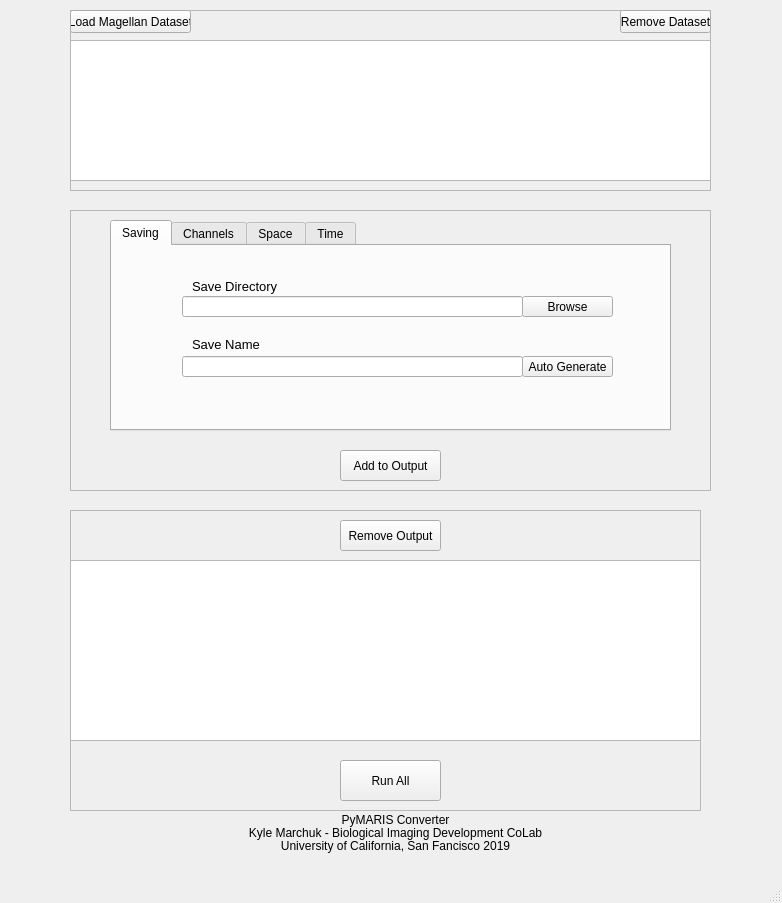
<?xml version="1.0" encoding="UTF-8"?>
<ui version="4.0">
 <class>MainWindow</class>
 <widget class="QMainWindow" name="MainWindow">
  <property name="geometry">
   <rect>
    <x>0</x>
    <y>0</y>
    <width>782</width>
    <height>903</height>
   </rect>
  </property>
  <property name="windowTitle">
   <string>MainWindow</string>
  </property>
  <widget class="QWidget" name="centralwidget">
   <widget class="QFrame" name="data_sets_frame">
    <property name="geometry">
     <rect>
      <x>70</x>
      <y>10</y>
      <width>641</width>
      <height>181</height>
     </rect>
    </property>
    <property name="frameShape">
     <enum>QFrame::StyledPanel</enum>
    </property>
    <property name="frameShadow">
     <enum>QFrame::Raised</enum>
    </property>
    <widget class="QPushButton" name="load_magellan_pushButton">
     <property name="geometry">
      <rect>
       <x>0</x>
       <y>0</y>
       <width>121</width>
       <height>23</height>
      </rect>
     </property>
     <property name="text">
      <string>Load Magellan Dataset</string>
     </property>
    </widget>
    <widget class="QPushButton" name="remove_pushButton">
     <property name="geometry">
      <rect>
       <x>550</x>
       <y>0</y>
       <width>91</width>
       <height>23</height>
      </rect>
     </property>
     <property name="text">
      <string>Remove Dataset</string>
     </property>
    </widget>
    <widget class="QListWidget" name="magellan_dataset_listWidget">
     <property name="geometry">
      <rect>
       <x>0</x>
       <y>30</y>
       <width>641</width>
       <height>141</height>
      </rect>
     </property>
    </widget>
   </widget>
   <widget class="QFrame" name="subset_frame">
    <property name="geometry">
     <rect>
      <x>70</x>
      <y>210</y>
      <width>641</width>
      <height>281</height>
     </rect>
    </property>
    <property name="frameShape">
     <enum>QFrame::StyledPanel</enum>
    </property>
    <property name="frameShadow">
     <enum>QFrame::Raised</enum>
    </property>
    <widget class="QTabWidget" name="subsample_tabWidget">
     <property name="geometry">
      <rect>
       <x>40</x>
       <y>10</y>
       <width>561</width>
       <height>211</height>
      </rect>
     </property>
     <property name="currentIndex">
      <number>0</number>
     </property>
     <widget class="QWidget" name="saving_tab">
      <attribute name="title">
       <string>Saving</string>
      </attribute>
      <widget class="QLineEdit" name="save_directory_lineEdit">
       <property name="geometry">
        <rect>
         <x>70</x>
         <y>50</y>
         <width>341</width>
         <height>21</height>
        </rect>
       </property>
      </widget>
      <widget class="QPushButton" name="browse_pushButton">
       <property name="geometry">
        <rect>
         <x>410</x>
         <y>50</y>
         <width>91</width>
         <height>21</height>
        </rect>
       </property>
       <property name="text">
        <string>Browse</string>
       </property>
      </widget>
      <widget class="QLineEdit" name="save_name_lineEdit">
       <property name="geometry">
        <rect>
         <x>70</x>
         <y>110</y>
         <width>341</width>
         <height>21</height>
        </rect>
       </property>
      </widget>
      <widget class="QPushButton" name="auto_generate_pushButton">
       <property name="geometry">
        <rect>
         <x>410</x>
         <y>110</y>
         <width>91</width>
         <height>21</height>
        </rect>
       </property>
       <property name="text">
        <string>Auto Generate</string>
       </property>
      </widget>
      <widget class="QLabel" name="save_directory_label">
       <property name="geometry">
        <rect>
         <x>80</x>
         <y>30</y>
         <width>91</width>
         <height>21</height>
        </rect>
       </property>
       <property name="font">
        <font>
         <pointsize>10</pointsize>
        </font>
       </property>
       <property name="text">
        <string>Save Directory</string>
       </property>
      </widget>
      <widget class="QLabel" name="save_name_label">
       <property name="geometry">
        <rect>
         <x>80</x>
         <y>90</y>
         <width>71</width>
         <height>16</height>
        </rect>
       </property>
       <property name="font">
        <font>
         <pointsize>10</pointsize>
        </font>
       </property>
       <property name="text">
        <string>Save Name</string>
       </property>
      </widget>
     </widget>
     <widget class="QWidget" name="channel_tab">
      <attribute name="title">
       <string>Channels</string>
      </attribute>
      <widget class="QListWidget" name="included_listWidget">
       <property name="geometry">
        <rect>
         <x>130</x>
         <y>40</y>
         <width>131</width>
         <height>101</height>
        </rect>
       </property>
      </widget>
      <widget class="QListWidget" name="excluded_listWidget">
       <property name="geometry">
        <rect>
         <x>280</x>
         <y>40</y>
         <width>131</width>
         <height>101</height>
        </rect>
       </property>
      </widget>
      <widget class="QLabel" name="included_channels_label">
       <property name="geometry">
        <rect>
         <x>140</x>
         <y>20</y>
         <width>111</width>
         <height>20</height>
        </rect>
       </property>
       <property name="font">
        <font>
         <pointsize>10</pointsize>
        </font>
       </property>
       <property name="text">
        <string>Included Channels</string>
       </property>
      </widget>
      <widget class="QLabel" name="excluded_channels_label">
       <property name="geometry">
        <rect>
         <x>290</x>
         <y>20</y>
         <width>111</width>
         <height>20</height>
        </rect>
       </property>
       <property name="font">
        <font>
         <pointsize>10</pointsize>
        </font>
       </property>
       <property name="text">
        <string>Excluded Channels</string>
       </property>
      </widget>
      <widget class="QPushButton" name="remove_channels_pushButton">
       <property name="geometry">
        <rect>
         <x>160</x>
         <y>140</y>
         <width>75</width>
         <height>23</height>
        </rect>
       </property>
       <property name="text">
        <string>Remove</string>
       </property>
      </widget>
      <widget class="QPushButton" name="add_channels_pushButton">
       <property name="geometry">
        <rect>
         <x>310</x>
         <y>140</y>
         <width>75</width>
         <height>23</height>
        </rect>
       </property>
       <property name="text">
        <string>Add</string>
       </property>
      </widget>
     </widget>
     <widget class="QWidget" name="space_tab">
      <attribute name="title">
       <string>Space</string>
      </attribute>
      <widget class="QLineEdit" name="x_min_lineEdit">
       <property name="geometry">
        <rect>
         <x>20</x>
         <y>60</y>
         <width>71</width>
         <height>20</height>
        </rect>
       </property>
      </widget>
      <widget class="QLineEdit" name="x_max_lineEdit">
       <property name="geometry">
        <rect>
         <x>100</x>
         <y>60</y>
         <width>71</width>
         <height>20</height>
        </rect>
       </property>
      </widget>
      <widget class="QLineEdit" name="y_min_lineEdit">
       <property name="geometry">
        <rect>
         <x>200</x>
         <y>60</y>
         <width>71</width>
         <height>20</height>
        </rect>
       </property>
      </widget>
      <widget class="QLineEdit" name="y_max_lineEdit">
       <property name="geometry">
        <rect>
         <x>280</x>
         <y>60</y>
         <width>71</width>
         <height>20</height>
        </rect>
       </property>
      </widget>
      <widget class="QLineEdit" name="z_min_lineEdit">
       <property name="geometry">
        <rect>
         <x>380</x>
         <y>60</y>
         <width>71</width>
         <height>20</height>
        </rect>
       </property>
      </widget>
      <widget class="QLineEdit" name="z_max_lineEdit">
       <property name="geometry">
        <rect>
         <x>460</x>
         <y>60</y>
         <width>71</width>
         <height>20</height>
        </rect>
       </property>
      </widget>
      <widget class="QLabel" name="x_min_label">
       <property name="geometry">
        <rect>
         <x>30</x>
         <y>40</y>
         <width>51</width>
         <height>21</height>
        </rect>
       </property>
       <property name="font">
        <font>
         <pointsize>10</pointsize>
        </font>
       </property>
       <property name="text">
        <string>X Min</string>
       </property>
       <property name="alignment">
        <set>Qt::AlignCenter</set>
       </property>
      </widget>
      <widget class="QLabel" name="x_max_label">
       <property name="geometry">
        <rect>
         <x>110</x>
         <y>40</y>
         <width>51</width>
         <height>21</height>
        </rect>
       </property>
       <property name="font">
        <font>
         <pointsize>10</pointsize>
        </font>
       </property>
       <property name="text">
        <string>X Max</string>
       </property>
       <property name="alignment">
        <set>Qt::AlignCenter</set>
       </property>
      </widget>
      <widget class="QLabel" name="y_min_label">
       <property name="geometry">
        <rect>
         <x>210</x>
         <y>40</y>
         <width>51</width>
         <height>20</height>
        </rect>
       </property>
       <property name="font">
        <font>
         <pointsize>10</pointsize>
        </font>
       </property>
       <property name="text">
        <string>Y Min</string>
       </property>
       <property name="alignment">
        <set>Qt::AlignCenter</set>
       </property>
      </widget>
      <widget class="QLabel" name="y_max_label">
       <property name="geometry">
        <rect>
         <x>290</x>
         <y>40</y>
         <width>51</width>
         <height>21</height>
        </rect>
       </property>
       <property name="font">
        <font>
         <pointsize>10</pointsize>
        </font>
       </property>
       <property name="text">
        <string>Y Max</string>
       </property>
       <property name="alignment">
        <set>Qt::AlignCenter</set>
       </property>
      </widget>
      <widget class="QLabel" name="z_min_label">
       <property name="geometry">
        <rect>
         <x>390</x>
         <y>40</y>
         <width>51</width>
         <height>20</height>
        </rect>
       </property>
       <property name="font">
        <font>
         <pointsize>10</pointsize>
        </font>
       </property>
       <property name="text">
        <string>Z Min</string>
       </property>
       <property name="alignment">
        <set>Qt::AlignCenter</set>
       </property>
      </widget>
      <widget class="QLabel" name="z_max_label">
       <property name="geometry">
        <rect>
         <x>470</x>
         <y>40</y>
         <width>51</width>
         <height>20</height>
        </rect>
       </property>
       <property name="font">
        <font>
         <pointsize>10</pointsize>
        </font>
       </property>
       <property name="text">
        <string>Z Max</string>
       </property>
       <property name="alignment">
        <set>Qt::AlignCenter</set>
       </property>
      </widget>
      <widget class="QPushButton" name="reset_space_pushButton">
       <property name="geometry">
        <rect>
         <x>240</x>
         <y>100</y>
         <width>75</width>
         <height>23</height>
        </rect>
       </property>
       <property name="text">
        <string>Reset All</string>
       </property>
      </widget>
     </widget>
     <widget class="QWidget" name="time_tab">
      <attribute name="title">
       <string>Time</string>
      </attribute>
      <widget class="QSpinBox" name="first_frame_spinBox">
       <property name="geometry">
        <rect>
         <x>190</x>
         <y>60</y>
         <width>42</width>
         <height>22</height>
        </rect>
       </property>
      </widget>
      <widget class="QSpinBox" name="final_frame_spinBox">
       <property name="geometry">
        <rect>
         <x>320</x>
         <y>60</y>
         <width>42</width>
         <height>22</height>
        </rect>
       </property>
      </widget>
      <widget class="QLabel" name="first_frame_label">
       <property name="geometry">
        <rect>
         <x>170</x>
         <y>40</y>
         <width>81</width>
         <height>21</height>
        </rect>
       </property>
       <property name="font">
        <font>
         <pointsize>10</pointsize>
        </font>
       </property>
       <property name="text">
        <string>First Frame</string>
       </property>
       <property name="alignment">
        <set>Qt::AlignCenter</set>
       </property>
      </widget>
      <widget class="QLabel" name="label_3">
       <property name="geometry">
        <rect>
         <x>300</x>
         <y>40</y>
         <width>81</width>
         <height>20</height>
        </rect>
       </property>
       <property name="font">
        <font>
         <pointsize>10</pointsize>
        </font>
       </property>
       <property name="text">
        <string>Final Frame</string>
       </property>
       <property name="alignment">
        <set>Qt::AlignCenter</set>
       </property>
      </widget>
      <widget class="QPushButton" name="reset_time_pushButton">
       <property name="geometry">
        <rect>
         <x>240</x>
         <y>100</y>
         <width>75</width>
         <height>23</height>
        </rect>
       </property>
       <property name="text">
        <string>Reset</string>
       </property>
      </widget>
     </widget>
    </widget>
    <widget class="QPushButton" name="add_output_pushButton">
     <property name="geometry">
      <rect>
       <x>270</x>
       <y>240</y>
       <width>101</width>
       <height>31</height>
      </rect>
     </property>
     <property name="text">
      <string>Add to Output</string>
     </property>
    </widget>
   </widget>
   <widget class="QFrame" name="output_frame">
    <property name="geometry">
     <rect>
      <x>70</x>
      <y>510</y>
      <width>631</width>
      <height>301</height>
     </rect>
    </property>
    <property name="frameShape">
     <enum>QFrame::StyledPanel</enum>
    </property>
    <property name="frameShadow">
     <enum>QFrame::Raised</enum>
    </property>
    <widget class="QPushButton" name="run_pushButton">
     <property name="geometry">
      <rect>
       <x>270</x>
       <y>250</y>
       <width>101</width>
       <height>41</height>
      </rect>
     </property>
     <property name="text">
      <string>Run All</string>
     </property>
    </widget>
    <widget class="QPushButton" name="remove_output_pushButton">
     <property name="geometry">
      <rect>
       <x>270</x>
       <y>10</y>
       <width>101</width>
       <height>31</height>
      </rect>
     </property>
     <property name="text">
      <string>Remove Output</string>
     </property>
    </widget>
    <widget class="QListWidget" name="output_listWidget">
     <property name="geometry">
      <rect>
       <x>0</x>
       <y>50</y>
       <width>631</width>
       <height>181</height>
      </rect>
     </property>
    </widget>
   </widget>
   <widget class="QLabel" name="label">
    <property name="geometry">
     <rect>
      <x>220</x>
      <y>810</y>
      <width>351</width>
      <height>20</height>
     </rect>
    </property>
    <property name="text">
     <string>PyMARIS Converter</string>
    </property>
    <property name="alignment">
     <set>Qt::AlignCenter</set>
    </property>
   </widget>
   <widget class="QLabel" name="label_2">
    <property name="geometry">
     <rect>
      <x>220</x>
      <y>823</y>
      <width>351</width>
      <height>20</height>
     </rect>
    </property>
    <property name="text">
     <string>Kyle Marchuk - Biological Imaging Development CoLab</string>
    </property>
    <property name="alignment">
     <set>Qt::AlignCenter</set>
    </property>
   </widget>
   <widget class="QLabel" name="label_4">
    <property name="geometry">
     <rect>
      <x>220</x>
      <y>836</y>
      <width>351</width>
      <height>20</height>
     </rect>
    </property>
    <property name="text">
     <string>University of California, San Fancisco 2019</string>
    </property>
    <property name="alignment">
     <set>Qt::AlignCenter</set>
    </property>
   </widget>
  </widget>
  <widget class="QMenuBar" name="menubar">
   <property name="geometry">
    <rect>
     <x>0</x>
     <y>0</y>
     <width>782</width>
     <height>21</height>
    </rect>
   </property>
  </widget>
  <widget class="QStatusBar" name="statusbar"/>
 </widget>
 <resources/>
 <connections/>
</ui>
